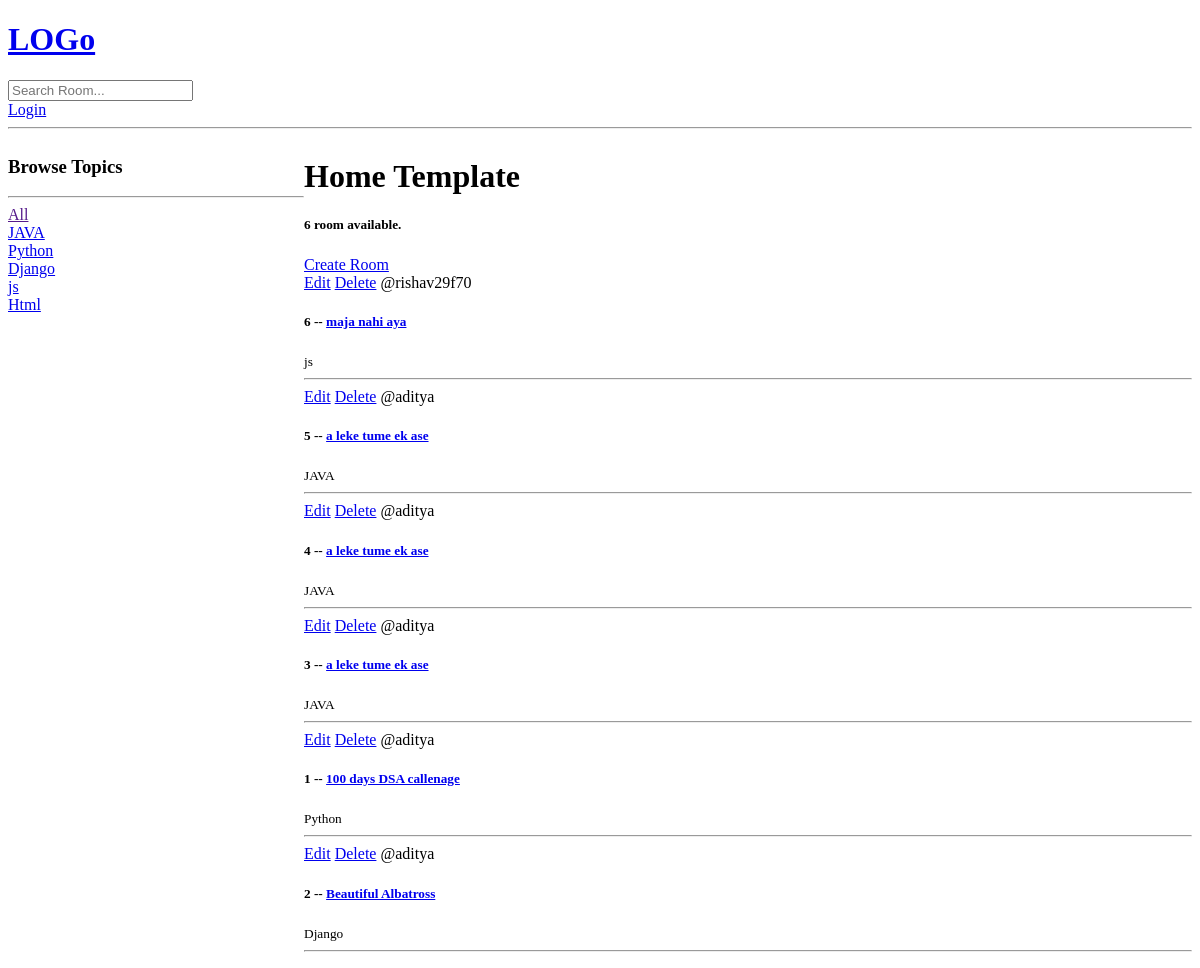
Before: / with the older database file.
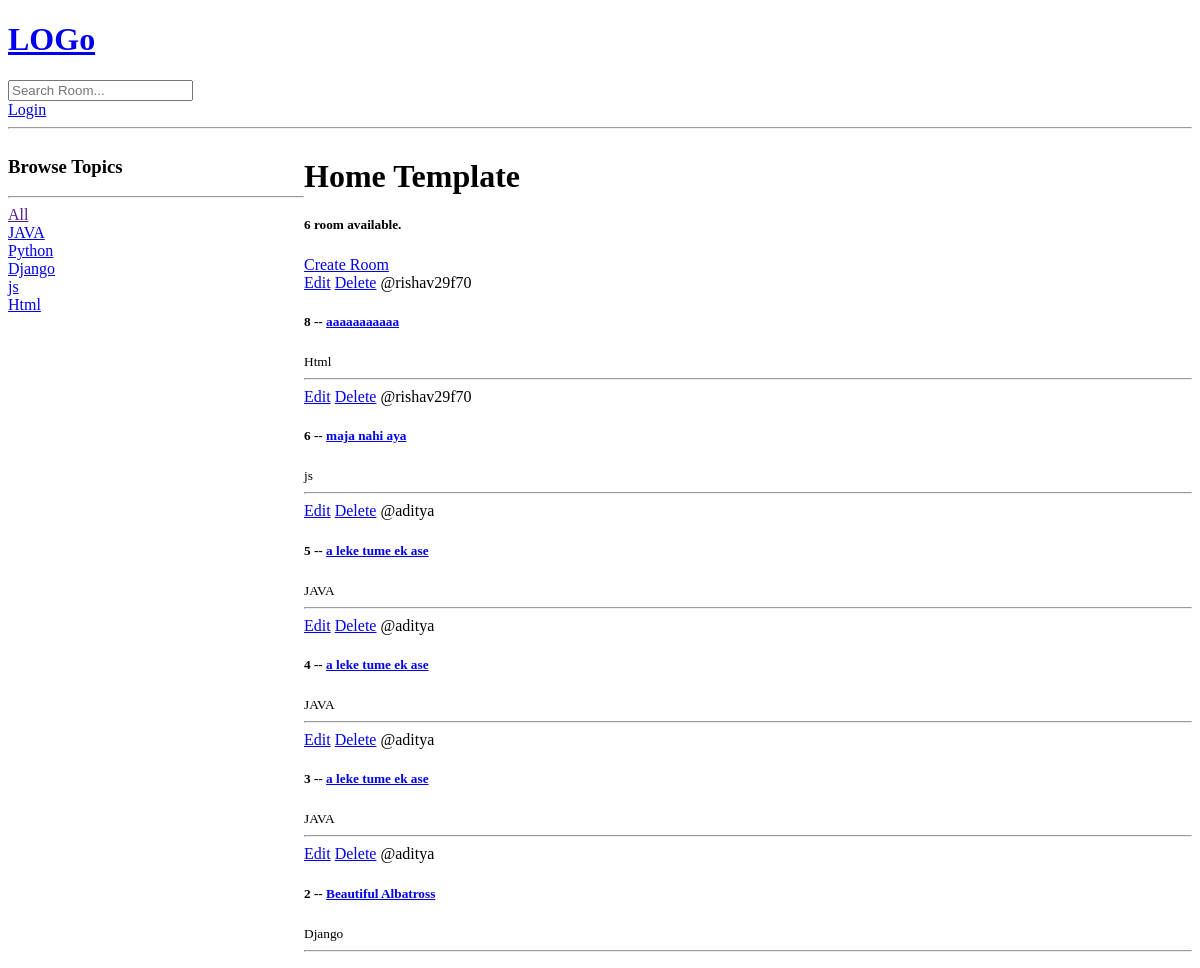
After: the same page with the newer database file.
### base/models.py (models this page shows, shortened)
class Topic(models.Model):
  name= models.CharField(max_length=200)
  def __str__(self):
    return self.name

class Room(models.Model):
  host= models.ForeignKey(User, on_delete=models.SET_NULL, null=True)
  topic= models.ForeignKey(Topic, on_delete=models.SET_NULL, null= True)
  name= models.CharField(max_length=200)
  desciption= models.TextField(null=True, blank=True)
  updated= models.DateTimeField(auto_now=True)
  created= models.DateTimeField(auto_now_add=True)
  class Meta:
    ordering= ['-updated', '-created']

### base/views.py (the view)
# urls.py: path('', views.home, name="home"),
def home(request):
    q= request.GET.get('q') if request.GET.get('q')!=None else ''
    rooms= Room.objects.filter(
        Q(topic__name__icontains= q) |
        Q(name__icontains=q) |
        Q(desciption__icontains=q)
    )
    topics= Topic.objects.all()
    room_count= rooms.count()
    context= {'room':rooms, 'topic':topics, 'room_count':room_count}
    return render(request, 'base/home.html', context)

### base/templates/base/home.html (shortened to what this page needs)
{% extends 'main.html' %}
{% block content %}
<div class="home-container">
    <div>
        <h3>Browse Topics</h3>
        <hr>
            <div>
                <a href="">All</a>
            </div>
        {% for t in topic %}
            <div>
                <a href="{% url 'home' %}?q={{t.name}}">{{t.name}}</a>
            </div>
        {% endfor %}
    </div>
    <div>
        <h1>Home Template</h1>
        <div>
            <h5>{{ room_count }} room available.</h5>
            <a href="{% url 'create-room' %}">Create Room</a>
            <div>
                {% for room in room %}
                <div>
                    <a href="{% url 'update-room' room.id %}">Edit</a>
                    <a href="{% url 'delete-room' room.id %}">Delete</a>
                    <span>@{{room.host.username}}</span>
                    <h5>{{ room.id }} -- <a href="{% url 'room' room.id %}">{{ room.name }}</a></h5>
                    <small>{{room.topic}}</small>
                    <hr>
                </div>
                {% endfor %}
            </div>
        </div>
    </div>
</div>
{% endblock %}

Changed rows visible on the page:
removed Room: host.username "aditya", id "1", name "100 days DSA callenage", topic "Python"
added Room: host.username "rishav29f70", id "8", name "aaaaaaaaaaa", topic "Html"
